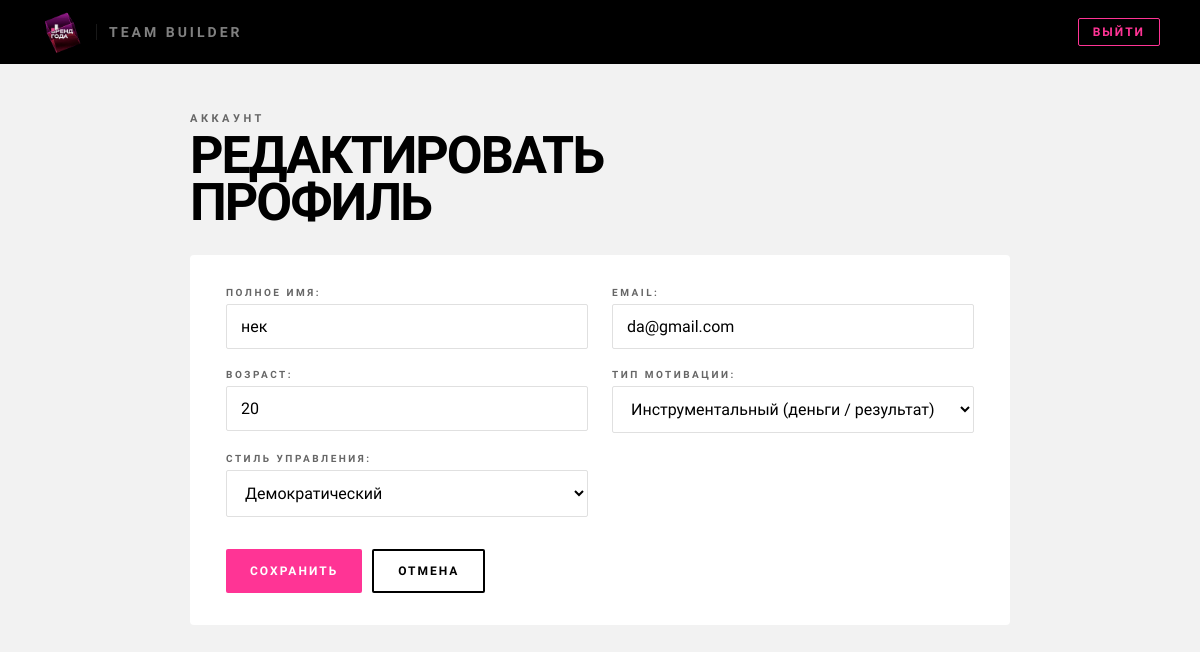
/profile/edit/ (signed in), run on the app's committed database.
### core/models.py (models this page shows, shortened)
class CustomUser(AbstractUser):
    is_manager  = models.BooleanField(default=True,  verbose_name="Руководитель")
    is_employee = models.BooleanField(default=False, verbose_name="Сотрудник")
    disc_profile = models.JSONField(
        null=True,
        blank=True,
        verbose_name="DISC профиль руководителя",
        help_text='{"D": 80, "I": 40, "S": 30, "C": 60}'
    )
    gerchikov_type = models.CharField(
        max_length=50,
        choices=GERCHIKOV_CHOICES,
        null=True,
        blank=True,
        verbose_name="Тип мотивации по Герчикову"
    )
    age        = models.PositiveIntegerField(null=True, blank=True, verbose_name="Возраст")
    generation = models.CharField(
        max_length=10,
        choices=GENERATION_CHOICES,
        null=True,
        blank=True,
        verbose_name="Поколение"
    )
    leadership_style = models.CharField(
        max_length=50,
        choices=[
            ('authoritarian', 'Авторитарный'),
            ('democratic',    'Демократический'),
            ('coaching',      'Коучинг'),
            ('delegating',    'Делегирующий'),
        ],
        null=True,
        blank=True,
        verbose_name="Стиль управления"
    )
    role_style = models.TextField(blank=True, verbose_name="Описание стиля управления")
    class Meta:
        verbose_name        = "Пользователь"
        verbose_name_plural = "Пользователи"

### core/views.py (the view)
# urls.py: path('profile/edit/', profile_edit_view, name='profile_edit'),
@login_required
def profile_edit_view(request):
    if request.method == "POST":
        form = ProfileEditForm(request.POST, instance=request.user)
        if form.is_valid():
            form.save()
            return redirect("profile")
    else:
        form = ProfileEditForm(instance=request.user)
    return render(request, "profile_edit.html", {"form": form})

### core/forms.py
class ProfileEditForm(forms.ModelForm):
    class Meta:
        model = CustomUser
        fields = [
            "first_name",
            "email",
            "age",
            "gerchikov_type",
            "leadership_style",
        ]
        labels = {
            "first_name": "Полное имя",
            "email": "Email",
            "age": "Возраст",
            "gerchikov_type": "Тип мотивации",
            "leadership_style": "Стиль управления",
        }

### templates/profile_edit.html (shortened to what this page needs)
{% load static %}
<!DOCTYPE html>
<html lang="ru">
<head>
    <link rel="stylesheet" href="{% static 'css/base.css' %}">
    <link rel="stylesheet" href="{% static 'css/profile.css' %}">
</head>
<body>
    <header class="header">
        <a href="/" class="logo">
            <img src="{% static 'img/logo.caf05db1.gif' %}" alt="Логотип" class="logo-img">
            <span class="logo-app-name">Team Builder</span>
        </a>
        <a href="{% url 'logout' %}" class="btn-logout">Выйти</a>
    </header>
    <main class="page">
        <p class="breadcrumb">Аккаунт</p>
        <h1 class="page-title">Редактировать<br>профиль</h1>
        <div class="card">
            <form method="post">
                <div class="fields-grid">
                    {% for field in form %}
                        <div class="field">
                            {{ field.label_tag }}
                            {{ field }}
                        </div>
                    {% endfor %}
                </div>
                <div class="actions">
                    <button type="submit" class="btn-primary">Сохранить</button>
                    <a href="{% url 'profile' %}" class="btn-secondary">Отмена</a>
                </div>
            </form>
        </div>
    </main>
</body>
</html>

### static/css/base.css (style rules this page uses)
*, *::before, *::after { box-sizing: border-box; margin: 0; padding: 0; }
:root { --black: #000000; --white: #FFFFFF; --pink: #FF3495; --gray-bg: #F2F2F2; --gray-text: #666666; --border: #E0E0E0; --font-heading: 'Barlow Condensed', sans-serif; --font-body: 'Barlow Semi Condensed', sans-serif; }
body { font-family: var(--font-body); background: var(--gray-bg); color: var(--black); min-height: 100vh; }
.header { background: var(--black); padding: 0 40px; height: 64px; display: flex; align-items: center; justify-content: space-between; }
.logo { display: flex; align-items: center; gap: 12px; text-decoration: none; }
.logo-img { height: 44px; width: auto; display: block; }
.logo-app-name, .logo-name { font-family: var(--font-heading); font-weight: 800; font-size: 14px; color: var(--white); letter-spacing: 3px; text-transform: uppercase; opacity: 0.5; padding-left: 12px; border-left: 1px solid rgba(255,255,255,0.2); }
.btn-logout { font-family: var(--font-heading); font-size: 12px; font-weight: 700; letter-spacing: 2px; text-transform: uppercase; color: var(--pink); text-decoration: none; border: 1px solid var(--pink); padding: 6px 14px; border-radius: 2px; transition: background 0.15s, color 0.15s; }
.btn-primary { display: inline-flex; align-items: center; gap: 8px; background: var(--pink); color: var(--white); font-family: var(--font-heading); font-weight: 800; font-size: 12px; letter-spacing: 2px; text-transform: uppercase; text-decoration: none; padding: 13px 24px; border: none; border-radius: 2px; cursor: pointer; transition: background 0.15s; }
.btn-secondary { display: inline-flex; align-items: center; gap: 8px; background: transparent; color: var(--black); font-family: var(--font-heading); font-weight: 800; font-size: 12px; letter-spacing: 2px; text-transform: uppercase; text-decoration: none; padding: 12px 24px; border: 2px solid var(--black); border-radius: 2px; cursor: pointer; transition: background 0.15s, color 0.15s; }
.page { max-width: 1100px; margin: 0 auto; padding: 48px 40px; }

### static/css/profile.css (style rules this page uses)
.breadcrumb { font-family: var(--font-heading); font-size: 11px; font-weight: 700; letter-spacing: 3.5px; text-transform: uppercase; color: var(--gray-text); margin-bottom: 8px; }
.page-title { font-family: var(--font-heading); font-weight: 900; font-size: 52px; text-transform: uppercase; letter-spacing: -2px; line-height: 0.9; color: var(--black); }
.actions { display: flex; gap: 10px; padding-top: 4px; }
.card { background: var(--white); border-radius: 4px; padding: 32px 36px; }
.fields-grid { display: grid; grid-template-columns: 1fr 1fr; gap: 20px 24px; }
.field { display: flex; flex-direction: column; gap: 6px; }
.field input, .field select, .field textarea { width: 100%; border: 1px solid var(--border); border-radius: 2px; padding: 12px 14px; font: inherit; background: #fff; }

### templates/profile_edit.html (style rules this page uses)
.page { max-width: 900px; margin: 0 auto; padding: 48px 40px; }
.breadcrumb { font-family: var(--font-heading); font-size: 11px; font-weight: 700; letter-spacing: 3.5px; text-transform: uppercase; color: var(--gray-text); margin-bottom: 8px; }
.page-title { font-family: var(--font-heading); font-weight: 900; font-size: 52px; text-transform: uppercase; letter-spacing: -2px; line-height: 0.9; margin-bottom: 28px; }
.card { background: var(--white); border-radius: 4px; padding: 32px 36px; }
.fields-grid { display: grid; grid-template-columns: 1fr 1fr; gap: 20px 24px; }
.field { display: flex; flex-direction: column; gap: 6px; }
.field label { font-family: var(--font-heading); font-size: 10px; font-weight: 700; letter-spacing: 2.5px; text-transform: uppercase; color: var(--gray-text); }
.field input, .field select, .field textarea { width: 100%; border: 1px solid var(--border); border-radius: 2px; padding: 12px 14px; font: inherit; background: #fff; }
.actions { display: flex; gap: 10px; margin-top: 28px; }
.btn-primary, .btn-secondary { display: inline-flex; align-items: center; gap: 8px; font-family: var(--font-heading); font-weight: 800; font-size: 12px; letter-spacing: 2px; text-transform: uppercase; text-decoration: none; padding: 13px 24px; border-radius: 2px; cursor: pointer; }
.btn-primary { background: var(--pink); color: var(--white); border: none; }
.btn-secondary { background: transparent; color: var(--black); border: 2px solid var(--black); }

### data on the page
CustomUser: form "нек" "da@gmail.com" "20" "Инструментальный (деньги / результат)" "Демократический"

### other printed values
{{ field.label_tag }} "ПОЛНОЕ ИМЯ:" "EMAIL:" "ВОЗРАСТ:" "ТИП МОТИВАЦИИ:" "СТИЛЬ УПРАВЛЕНИЯ:"
